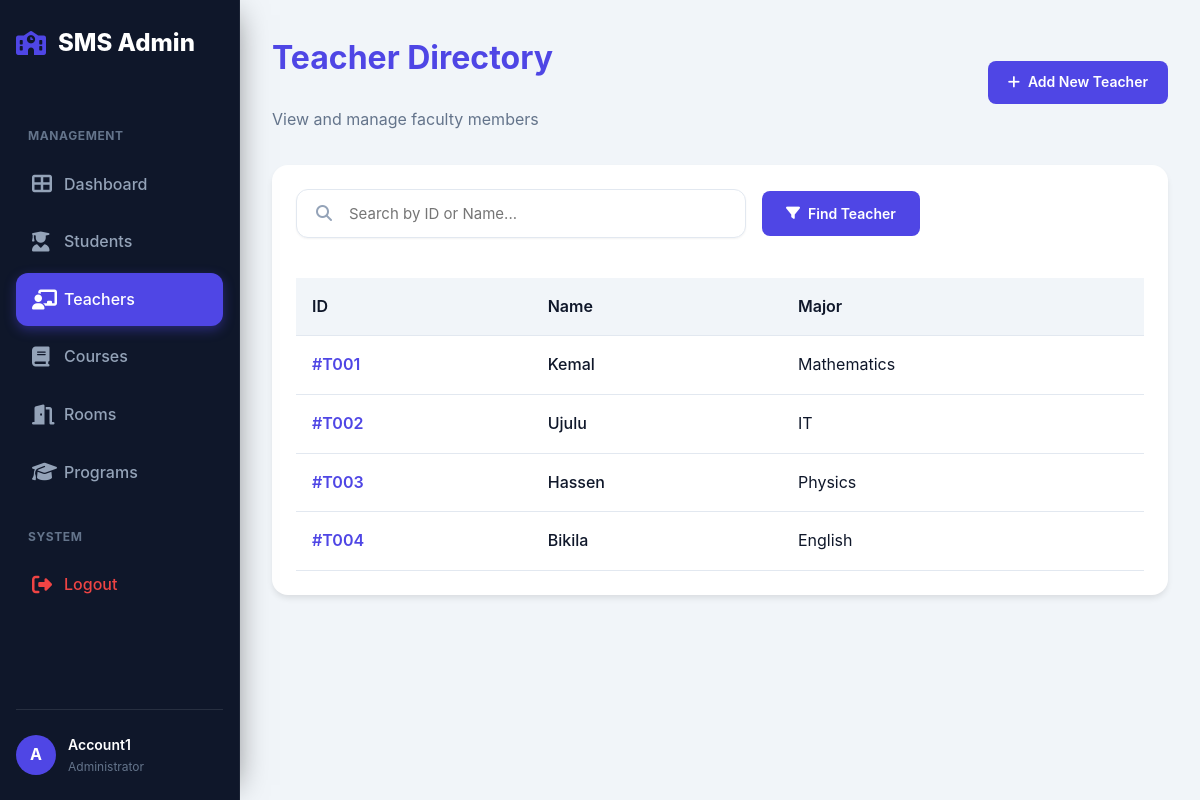
The app's page /Teacher/teacher.php (signed in) with its own data.
### tables this page shows
CREATE TABLE IF NOT EXISTS Teach_table (
    T_Id VARCHAR(10) PRIMARY KEY,
    T_name VARCHAR(100) NOT NULL,
    Major VARCHAR(100)
);

### Teacher/teacher.php (the view, shortened to what this page needs)
<?php
require_once '../config/db.php';
$search = $_GET['search'] ?? '';
$query = "SELECT * FROM Teach_table";
if ($search) {
    $query .= " WHERE T_Id LIKE ? OR T_name LIKE ?";
    $stmt = $pdo->prepare($query);
    $stmt->execute(["%$search%", "%$search%"]);
} else {
    $stmt = $pdo->query($query);
}
$teachers = $stmt->fetchAll();
?>
<!DOCTYPE html>
<html lang="en">
<head>
    <link rel="stylesheet" href="../CSS/style.css">
</head>
<body>
    <?php include '../components/nav.php'; ?>
    <main>
        <div class="container">
            <div class="page-header">
                <div>
                    <h1>Teacher Directory</h1>
                    <p style="color: #64748b;">View and manage faculty members</p>
                </div>
                <a href="register_teacher.php" class="btn-primary">
                    <i class="fas fa-plus"></i> Add New Teacher
                </a>
            </div>
            <div class="table-container">
                <div style="margin-bottom: 2.5rem;">
                    <form method="GET" style="display: flex; gap: 1rem; align-items: center;">
                        <div class="search-wrapper">
                            <input type="text" name="search" class="search-input" placeholder="Search by ID or Name..." value="<?php echo htmlspecialchars($search); ?>">
                            <i class="fas fa-search"></i>
                        </div>
                        <button type="submit" class="btn-primary" style="padding: 0.875rem 1.5rem;">
                             <i class="fas fa-filter"></i> Find Teacher
                        </button>
                    </form>
                </div>
                <table>
                    <thead>
                        <tr>
                            <th>ID</th>
                            <th>Name</th>
                            <th>Major</th>
                        </tr>
                    </thead>
                    <tbody>
                        <?php foreach ($teachers as $t): ?>
                            <tr>
                                <td style="font-weight: 600; color: var(--primary-color);">#<?php echo htmlspecialchars($t['T_Id']); ?></td>
                                <td style="font-weight: 500;"><?php echo htmlspecialchars($t['T_name']); ?></td>
                                <td><?php echo htmlspecialchars($t['Major']); ?></td>
                            </tr>
                        <?php endforeach; ?>
                    </tbody>
                </table>
            </div>
        </div>
    </main>
</body>
</html>

### CSS/style.css (style rules this page uses)
:root { --primary-color: #4f46e5; --primary-hover: #4338ca; --bg-color: #f1f5f9; --card-bg: #ffffff; --text-color: #0f172a; --sidebar-bg: #0f172a; --sidebar-text: #f8fafc; --danger: #ef4444; --success: #10b981; --warning: #f59e0b; --border-color: #e2e8f0; --sidebar-width: 240px; --header-height: 60px; }
.btn-primary { display: inline-flex; align-items: center; gap: 0.5rem; padding: 0.625rem 1.25rem; background-color: var(--primary-color); color: #fff; text-decoration: none; border-radius: 0.5rem; font-weight: 600; font-size: 0.875rem; transition: all 0.2s; }
.page-header { display: flex; justify-content: space-between; align-items: center; margin-bottom: 2rem; }
* { margin: 0; padding: 0; box-sizing: border-box; font-family: 'Inter', 'Verdana', sans-serif; }
body { background-color: var(--bg-color); color: var(--text-color); line-height: 1.6; display: flex; min-height: 100vh; }
main { flex: 1; padding: 2rem; margin-left: var(--sidebar-width); min-height: 100vh; transition: margin-left 0.3s ease; }
.container { max-width: 1200px; margin: 0 auto; }
h1 { color: var(--primary-color); margin-bottom: 1.5rem; font-weight: 700; }
button { background-color: var(--primary-color); color: white; padding: 0.75rem 1.5rem; border: none; border-radius: 0.5rem; cursor: pointer; font-weight: 600; transition: background 0.3s; width: auto; }
.search-wrapper { position: relative; max-width: 450px; width: 100%; }
.search-wrapper i { position: absolute; left: 1.25rem; top: 50%; transform: translateY(-50%); color: #94a3b8; transition: color 0.2s; }
.search-input { width: 100%; padding: 0.875rem 1rem 0.875rem 3.25rem; background: #ffffff; border: 1px solid var(--border-color); border-radius: 0.75rem; font-size: 0.9375rem; color: var(--text-color); transition: all 0.2s cubic-bezier(0.4, 0, 0.2, 1); box-shadow: 0 1px 2px rgba(0, 0, 0, 0.05); }
.table-container { background: white; padding: 1.5rem; border-radius: 1rem; box-shadow: 0 4px 6px -1px rgba(0, 0, 0, 0.1); margin-top: 2rem; overflow-x: auto; -webkit-overflow-scrolling: touch; }
table { width: 100%; border-collapse: collapse; min-width: 500px; }
th, td { padding: 1rem; text-align: left; border-bottom: 1px solid #e2e8f0; }
th { background-color: #f1f5f9; font-weight: 600; }

### records on screen
teach_table: T_Id "T001", T_name "Kemal", Major "Mathematics"
teach_table: T_Id "T002", T_name "Ujulu", Major "IT"
teach_table: T_Id "T003", T_name "Hassen", Major "Physics"
teach_table: T_Id "T004", T_name "Bikila", Major "English"

### other values on screen
$user_initial "A"
$_SESSION['user'] "Account1"
